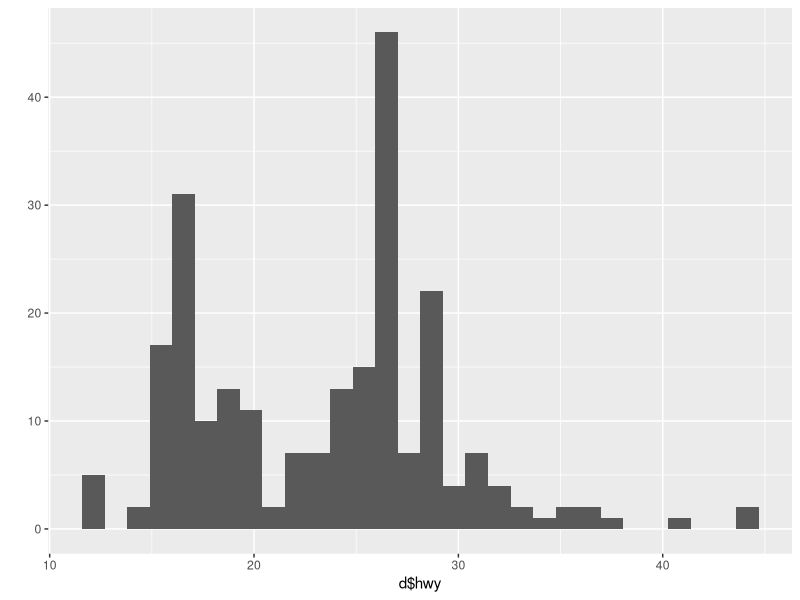
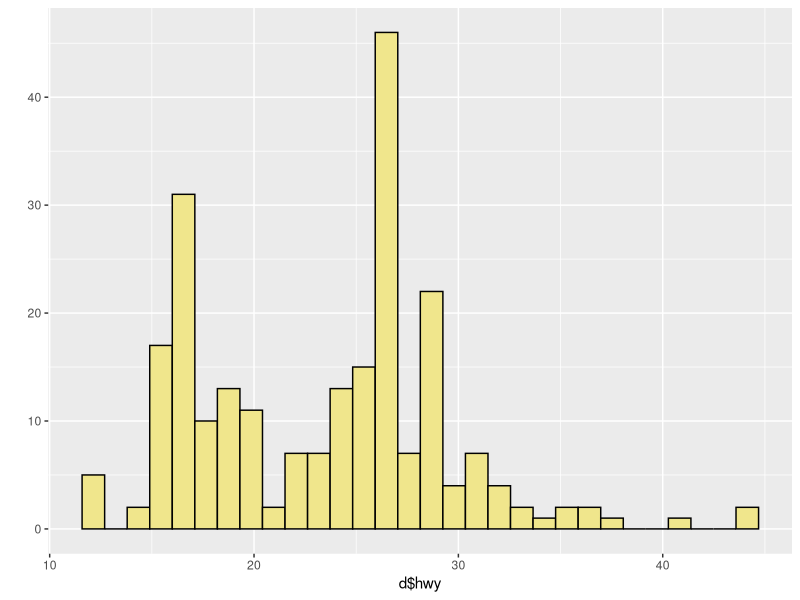
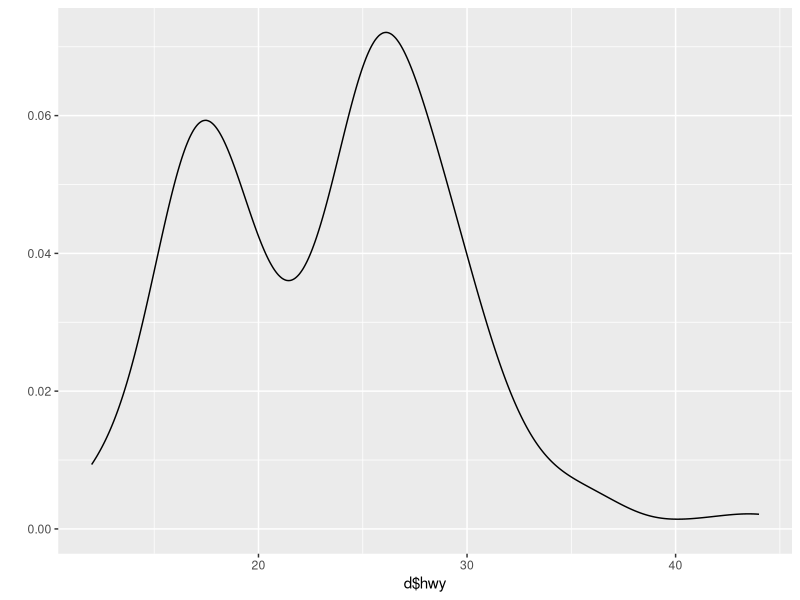
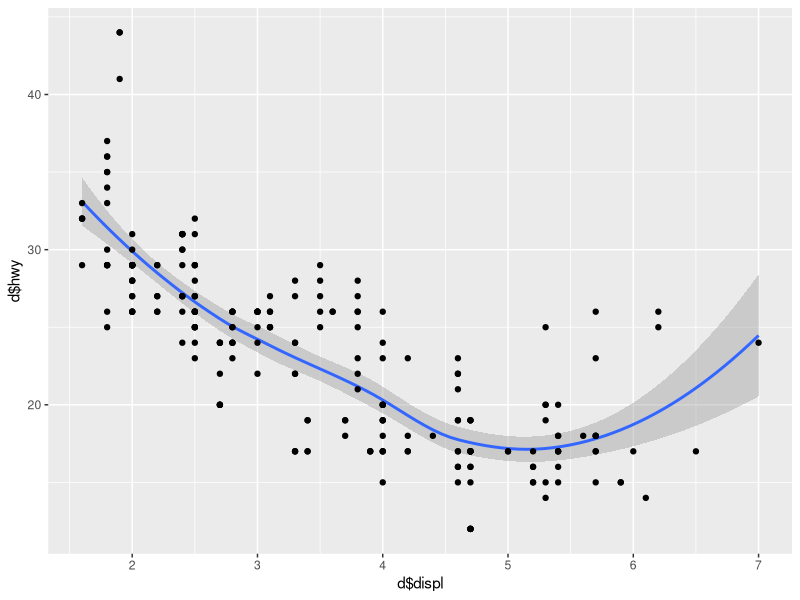
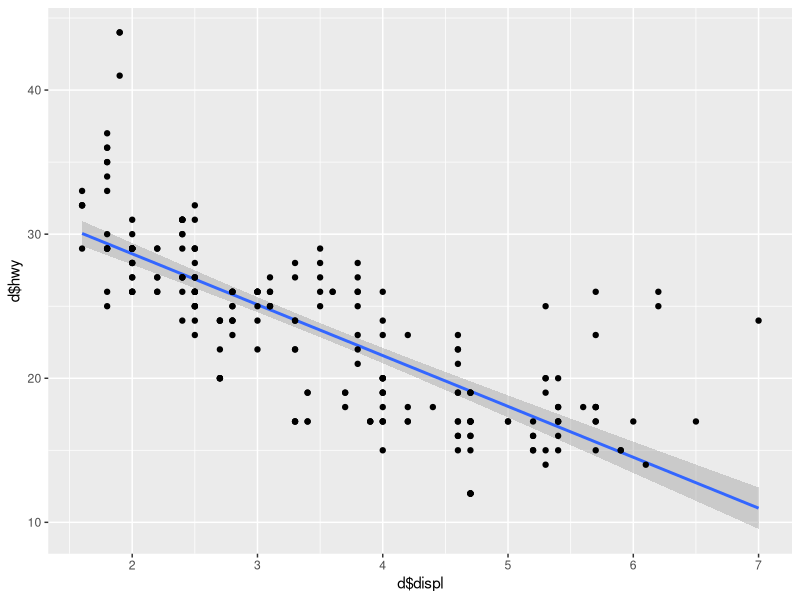
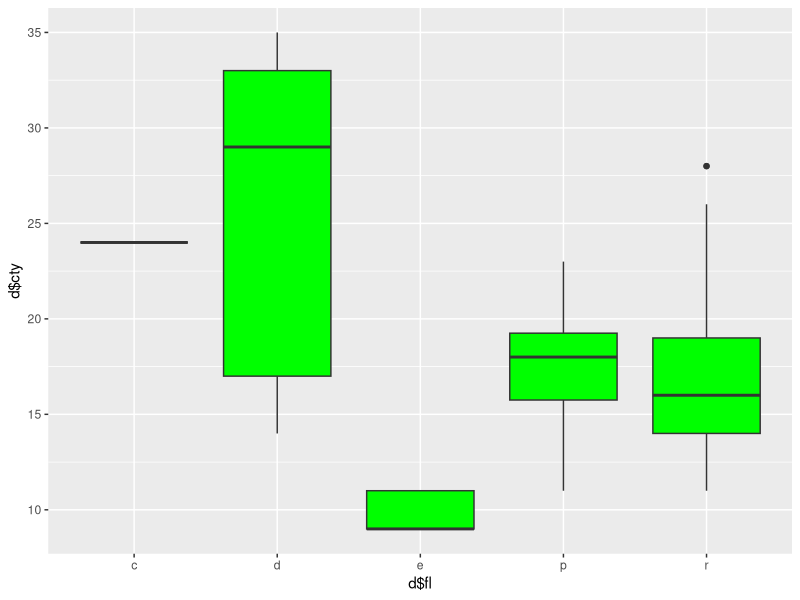
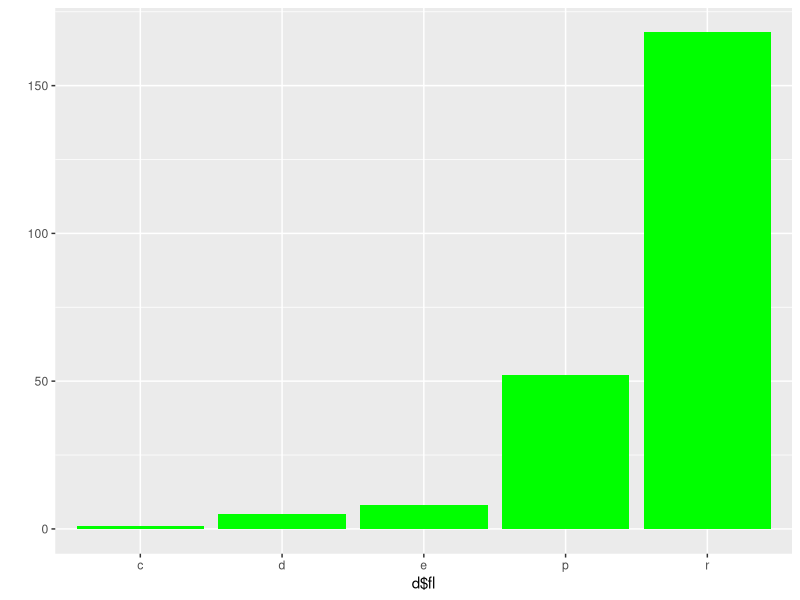
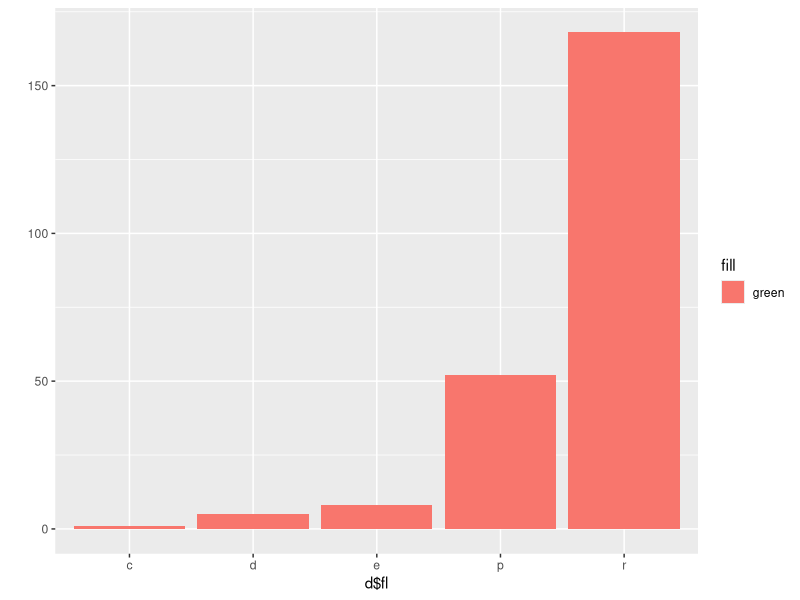

Here is the R script that generated these plots, in order:
# ggplot graphics
# 5 April 2018
# LAP

# preliminaries
library(ggplot2)
library(ggthemes)
library(patchwork)
library(TeachingDemos)
char2seed("10th Avenue Freeze-Out")
d<-mpg
str(d)

# qplots for use while coding

# basic histogram
qplot(x=d$hwy)
qplot(x=d$hwy,fill=I("khaki"),color=I("black"))

# density plot
qplot(x=d$hwy,geom="density")

# basic scatterplot
qplot(x=d$displ,y=d$hwy,geom=c("smooth","point"))

# linear regression
qplot(x=d$displ,y=d$hwy,geom=c("smooth","point"),method="lm")

# basic boxplot
qplot(x=d$fl, y=d$cty,geom="boxplot",fill=I("green"))

# basic barplot
qplot(x=d$fl,geom="bar",fill=I("green"))

# not what you expect # difference between setting and mapping a variable
qplot(x=d$fl,geom="bar",fill="green")

# plotting curves and functions

myVec<-seq(1,100, by=0.1)
myFun<-function(x)sin(x)+0.1*x

# plot built in functions 
qplot(x=myVec,y=sin(myVec),geom="line") 

# plot density distributions for probability functions
qplot(x=myVec,y=dgamma(myVec,shape=5,scale=3),geom="line")

# plot user defined functions
qplot(x=myVec,y=myFun(myVec),geom="line")

#---------------------------------------------------------------------------------#

p1<-ggplot(data=d,mapping=aes(x=displ, y=cty)) + geom_point()
print(p1)

p1 + theme_classic() # no grid lines

p1 + theme_linedraw() # black frame

p1 + theme_dark() # good with bright points

p1 + theme_base() # looks like  base R

p1 + theme_par() # uses current par seetings

p1 + theme_void() # only data
p1 + theme_solarized() # good colors

p1 + theme_economist() # many specialized themes

p1 + theme_grey()

# use theme parameters to modify font and font size

p1 + theme_classic(base_size = 30, base_family = "serif")

p2<-ggplot(data=d,mapping=aes(x=fl,fill=fl))+geom_bar()
print(p2)

# flip the two coordinate axes
p2 + coord_flip() + theme_grey(base_size=20, base_family="Courier")

# minor theme modifications
p1 <- ggplot(data=d,mapping=aes(x=displ, y=cty)) + geom_point(size=5,shape=21,color="black",fill="coral")+ggtitle("My Graph Title Here")+
  xlab("My x axis label")+
  ylab("My y axis label")+
  xlim(0,4)+
  ylim(0,20)
print(p1)

# create 4 individual graphs

g1<-ggplot(data=d, mapping=aes(x=displ, y=cty)) + 
             geom_point()+
             geom_smooth()
print(g1)

# second graph

g2<-ggplot(data=d,
           mapping=aes(x=fl,fill=I("tomato"),color=I("black")))+
  geom_bar(stat="count")+
  theme(legend.position="none")
print(g2)
